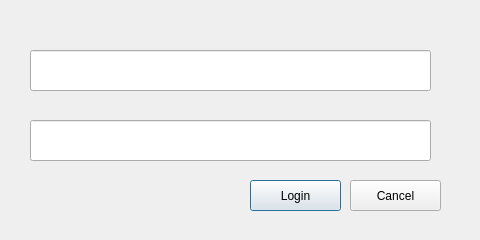
<?xml version="1.0" encoding="UTF-8"?>
<ui version="4.0">
 <class>Login</class>
 <widget class="QDialog" name="Login">
  <property name="geometry">
   <rect>
    <x>0</x>
    <y>0</y>
    <width>480</width>
    <height>240</height>
   </rect>
  </property>
  <property name="windowTitle">
   <string>Dialog</string>
  </property>
  <widget class="QLineEdit" name="Email">
   <property name="geometry">
    <rect>
     <x>30</x>
     <y>50</y>
     <width>401</width>
     <height>41</height>
    </rect>
   </property>
  </widget>
  <widget class="QLineEdit" name="Password">
   <property name="geometry">
    <rect>
     <x>30</x>
     <y>120</y>
     <width>401</width>
     <height>41</height>
    </rect>
   </property>
  </widget>
  <widget class="QPushButton" name="LoginButton">
   <property name="geometry">
    <rect>
     <x>250</x>
     <y>180</y>
     <width>91</width>
     <height>31</height>
    </rect>
   </property>
   <property name="text">
    <string>Login</string>
   </property>
  </widget>
  <widget class="QPushButton" name="Cancel">
   <property name="geometry">
    <rect>
     <x>350</x>
     <y>180</y>
     <width>91</width>
     <height>31</height>
    </rect>
   </property>
   <property name="text">
    <string>Cancel</string>
   </property>
  </widget>
 </widget>
 <resources/>
 <connections/>
</ui>
